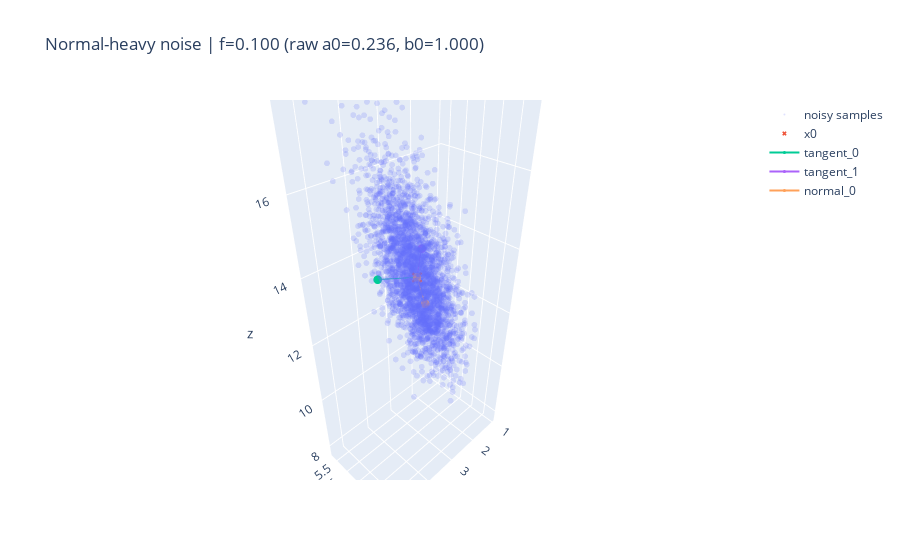

The notebook cell this image was saved under:
### Code cell
import numpy as np
import torch
import plotly.graph_objects as go

from src.generate_data import generate_dataset
from src.manifold_learning import estimate_tangent_normal_knn_pca
from src.diffusion import DiffusionExperiment

device = "cuda" if torch.cuda.is_available() else "cpu"

# ----------------------------
# 1) Data + frames
# ----------------------------
data = generate_dataset(
    name="swiss_roll",
    n_samples=5000,
    embed_dim=3,
    noise_sigma=0.0,
    random_state=0,
)
X = data["X"]  # (N, 3)

frames = estimate_tangent_normal_knn_pca(
    X,
    intrinsic_dim=2,     # d_t = 2
    n_neighbors=32,
    include_self=True,
)

# ----------------------------
# 2) f -> (a0, b0) conversion
# ----------------------------
def raw_weights_from_f(f: float, d_t: int, d_n: int, b0: float = 1.0):
    """
    Choose raw weights (a0, b0) such that the tangent variance fraction is f:
        f = (d_t * a0^2) / (d_t * a0^2 + d_n * b0^2)

    We fix b0=1 by default and solve for a0.
    """
    if not (0.0 <= f <= 1.0):
        raise ValueError(f"f must be in [0,1], got {f}")
    if f == 0.0:
        return 0.0, b0
    if f == 1.0:
        return 1e6, b0  # "almost" tangent-only (avoid literal inf)

    a0_sq = (f * d_n * (b0 ** 2)) / ((1.0 - f) * d_t)
    a0 = float(np.sqrt(a0_sq))
    return a0, b0

def build_exp_from_f(f: float, mixed_noise: bool = True):
    d_t = frames.intrinsic_dim          # 2
    D = X.shape[1]                      # 3
    d_n = D - d_t                       # 1

    a0, b0 = raw_weights_from_f(f, d_t=d_t, d_n=d_n, b0=1.0)

    exp = DiffusionExperiment(
        X=X,
        local_frames=frames,
        tangent_fraction=a0,     # raw a0
        normal_fraction=b0,      # raw b0
        mixed_noise=mixed_noise,
        num_timesteps=1000,
        batch_size=128,
        lr=1e-3,
        device=device,
    )
    return exp, (a0, b0)

# ----------------------------
# 3) Sampling a local noise cloud
# ----------------------------
def sample_noised_cloud(exp, point_idx: int, num_samples: int = 3000):
    idx = torch.tensor([point_idx], device=exp.device, dtype=torch.long)
    x0 = exp.X[idx]  # (1, D)

    clouds = []
    for _ in range(num_samples):
        eps = exp.noiser(idx, x0)       # (1, D)
        x_noised = (x0 + eps)           # visualize raw noise cloud
        clouds.append(x_noised.detach().cpu().numpy())

    cloud = np.concatenate(clouds, axis=0)  # (num_samples, D)
    x0_np = x0.detach().cpu().numpy().reshape(-1)
    return x0_np, cloud

def plot_noise_with_frames_plotly(exp, point_idx, cloud, title=None, scale=1.0):
    idx = torch.tensor([point_idx], device=exp.device, dtype=torch.long)
    x0 = exp.X[idx].detach().cpu().numpy().reshape(-1)          # (3,)
    T = exp.tangent_bases[idx].detach().cpu().numpy()[0]        # (D, d_t)
    N = exp.normal_bases[idx].detach().cpu().numpy()[0]         # (D, d_n)

    fig = go.Figure()

    fig.add_trace(go.Scatter3d(
        x=cloud[:, 0], y=cloud[:, 1], z=cloud[:, 2],
        mode="markers",
        marker=dict(size=2, opacity=0.2),
        name="noisy samples",
    ))

    fig.add_trace(go.Scatter3d(
        x=[x0[0]], y=[x0[1]], z=[x0[2]],
        mode="markers",
        marker=dict(size=4, symbol="x"),
        name="x0",
    ))

    # tangent basis vectors
    for j in range(T.shape[1]):
        v = T[:, j] * scale
        fig.add_trace(go.Scatter3d(
            x=[x0[0], x0[0] + v[0]],
            y=[x0[1], x0[1] + v[1]],
            z=[x0[2], x0[2] + v[2]],
            mode="lines+markers",
            marker=dict(size=3),
            name=f"tangent_{j}",
        ))

    # normal basis vectors
    for j in range(N.shape[1]):
        v = N[:, j] * scale
        fig.add_trace(go.Scatter3d(
            x=[x0[0], x0[0] + v[0]],
            y=[x0[1], x0[1] + v[1]],
            z=[x0[2], x0[2] + v[2]],
            mode="lines+markers",
            marker=dict(size=3),
            name=f"normal_{j}",
        ))

    fig.update_layout(
        title=title or "Noise cloud with tangent/normal frames",
        scene=dict(
            xaxis_title="x", yaxis_title="y", zaxis_title="z",
            aspectmode="data",
        ),
        showlegend=True,
    )
    fig.show()

# ----------------------------
# 4) Make the three plots
# ----------------------------
point_idx = 1234

D = X.shape[1]
d_t = frames.intrinsic_dim
f_iso = d_t / D  # isotropic baseline tangent variance fraction (2/3 in 3D)

configs = [
    ("Normal-heavy", 0.10),     # mostly normal variance
    ("Isotropic",    f_iso),    # exactly isotropic in your setup
    ("Tangent-heavy", 0.90),    # mostly tangent variance
]

for name, f in configs:
    exp, (a0, b0) = build_exp_from_f(f)
    x0, cloud = sample_noised_cloud(exp, point_idx, num_samples=3000)

    title = (
        f"{name} noise | f={f:.3f} "
        f"(raw a0={a0:.3f}, b0={b0:.3f})"
    )
    plot_noise_with_frames_plotly(exp, point_idx, cloud, title=title, scale=1.0)

### Figure 1 — Plotly figure (JSON) as saved in the notebook; plotly's stock layout.template omitted (floating-point values rounded to 4 significant figures; data arrays with more than 128 entries replaced by an {"elided": "..."} marker saying what was removed)
{"data": [{"marker": {"opacity": 0.2, "size": 2}, "mode": "markers", "name": "noisy samples", "type": "scatter3d", "x": {"elided": "3000 float values"}, "y": {"elided": "3000 float values"}, "z": {"elided": "3000 float values"}}, {"marker": {"size": 4, "symbol": "x"}, "mode": "markers", "name": "x0", "type": "scatter3d", "x": [3.113], "y": [6.545], "z": [13.56]}, {"marker": {"size": 3}, "mode": "lines+markers", "name": "tangent_0", "type": "scatter3d", "x": [3.113, 3.68], "y": [6.545, 5.741], "z": [13.56, 13.38]}, {"marker": {"size": 3}, "mode": "lines+markers", "name": "tangent_1", "type": "scatter3d", "x": [3.113, 2.345], "y": [6.545, 5.95], "z": [13.56, 13.8]}, {"marker": {"size": 3}, "mode": "lines+markers", "name": "normal_0", "type": "scatter3d", "x": [3.113, 2.813], "y": [6.545, 6.547], "z": [13.56, 12.6]}], "layout": {"scene": {"aspectmode": "data", "xaxis": {"title": {"text": "x"}}, "yaxis": {"title": {"text": "y"}}, "zaxis": {"title": {"text": "z"}}}, "showlegend": true, "title": {"text": "Normal-heavy noise | f=0.100 (raw a0=0.236, b0=1.000)"}}}
